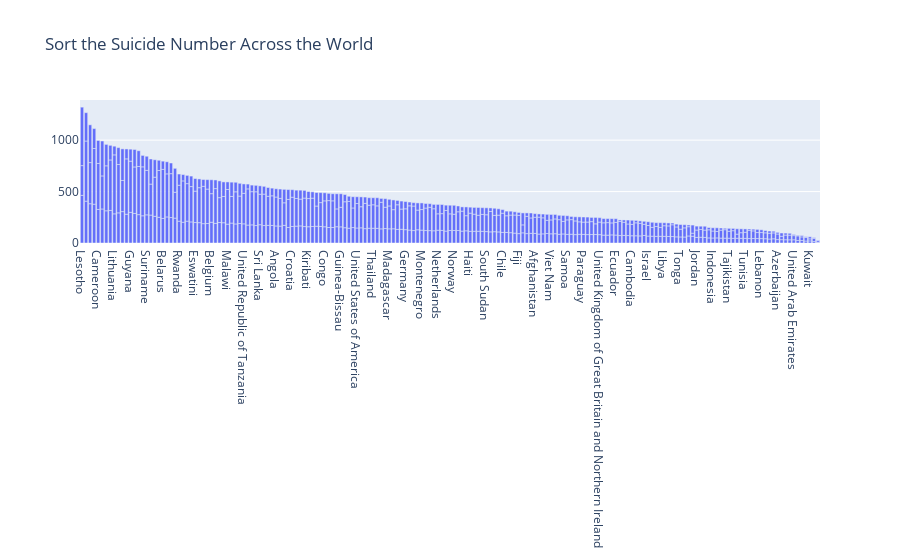

Notebook source saved alongside this figure:
### Code cell
import plotly.graph_objects as go

# use the bar plot in go function to show the suicide number across the world
fig = go.Figure([go.Bar(x=df_BothSex_suicide['Country'], y=df_BothSex_suicide['Total_suicide_number'])])
# setting layout with title and sort the country
fig.update_layout(title="Sort the Suicide Number Across the World",barmode='stack', xaxis={'categoryorder':'total descending'})
fig.show()

### Figure 1 — Plotly figure (JSON) as saved in the notebook; plotly's stock layout.template omitted (floating-point values rounded to 4 significant figures; data arrays with more than 128 entries replaced by an {"elided": "..."} marker saying what was removed)
{"data": [{"type": "bar", "x": {"elided": "549 str values"}, "y": {"elided": "549 float values"}}], "layout": {"barmode": "stack", "title": {"text": "Sort the Suicide Number Across the World"}, "xaxis": {"categoryorder": "total descending"}}}
